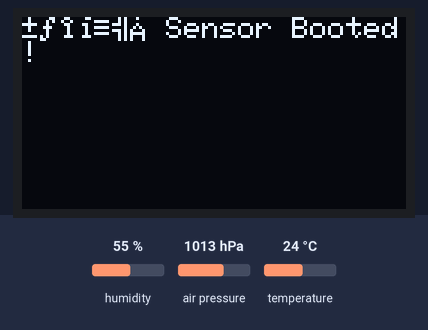
The sketch below on a simulated ESP32. On the bench: 128×64 one-colour display. Inputs (shaded band) come from the test bench; at power-on: humidity 55 %, air pressure 1013 hPa, temperature 24 °C. WiFi joins after 1.5 s; servers stay silent unless stated; uploads are accepted with an empty reply; the local clock reads 2024-03-15 10:24:30 at power-on unless the sketch sets it; what the sketch prints to the serial monitor is not drawn.

Above: at 2.6 s.
At 4.7 s:
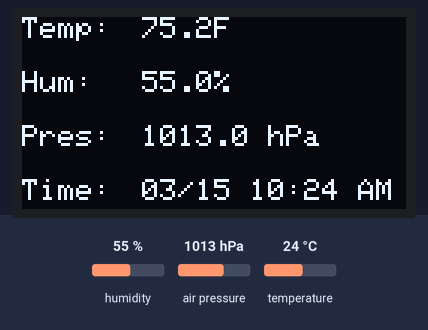

The sketch:

bme280_api_post.ino
```cpp
#include <Wire.h>
#include <WiFi.h>
#include <time.h>
#include <WiFiClientSecure.h>
#include <HTTPClient.h>
#include <Adafruit_Sensor.h>
#include <Adafruit_BME280.h>
#include <Adafruit_GFX.h>
#include <Adafruit_SSD1306.h>

// ---- Display & Sensor Config ----
#define SEALEVELPRESSURE_HPA (1013.25)
#define SCREEN_WIDTH 128
#define SCREEN_HEIGHT 64

Adafruit_BME280 bme;
Adafruit_SSD1306 display(SCREEN_WIDTH, SCREEN_HEIGHT, &Wire, -1);

// ---- Timing ----
unsigned long lastReadTime = 0;
const unsigned long interval = 15UL * 60UL * 1000UL;
uint8_t detectedAddress = 0;

// ---- Sensor Config ----
const int sensor_id = 0;  // Change this for each sensor unit

// ---- Wi-Fi & Time Config ----
const char* ssid = "****** ADD SSID HERE *****";
const char* password = "****** ADD PASSWORD HERE *****";
const char* ntpServer = "pool.ntp.org";
const char* tz = "CST6CDT,M3.2.0/2,M11.1.0/2";  // US Central Time with DST

// ---- Function to Get Local Time (for display) ----
String getLocalTimeString() {
  struct tm timeinfo;
  if (!getLocalTime(&timeinfo)) return "Time error";
  char buf[20];
  strftime(buf, sizeof(buf), "%m/%d %I:%M %p", &timeinfo);  // US-style
  return String(buf);
}

// ---- Function to Send Data to API ----
void sendToAPI(float temp, float hum, float pres) {
  if (WiFi.status() != WL_CONNECTED) {
    Serial.println("❌ Not connected to WiFi, skipping API post.");
    return;
  }

  // Get UTC time in seconds since epoch
  time_t now;
  time(&now);

  String mac = WiFi.macAddress();
  String payload = "{";

  payload += "\"sensor_id\":\"" + String(sensor_id) + "\",";
  payload += "\"temperature_f\":" + String(temp, 1) + ",";
  payload += "\"humidity\":" + String(hum, 1) + ",";
  payload += "\"read_time\":" + String((unsigned long)now);
  payload += "}";

  Serial.println("📤 Sending to API:");
  Serial.println(payload);

  WiFiClientSecure client;
  client.setInsecure();  // Use with caution (OK for testing)

  HTTPClient https;
  https.begin(client, "https://thetemperatureproject.com/api/v1/temperatures");
  https.addHeader("Content-Type", "application/json");

  int httpCode = https.POST(payload);

  if (httpCode > 0) {
    Serial.printf("✅ API Response: %d\n", httpCode);
    String response = https.getString();
    Serial.println(response);
  } else {
    Serial.printf("❌ POST failed, error: %s\n", https.errorToString(httpCode).c_str());
  }

  https.end();
}

// ---- I2C Scan to Find BME280 ----
void scanI2C() {
  Serial.println("🔍 Scanning I2C bus...");
  for (uint8_t address = 1; address < 127; address++) {
    Wire.beginTransmission(address);
    if (Wire.endTransmission() == 0) {
      Serial.print("✅ I2C device at 0x");
      if (address < 16) Serial.print("0");
      Serial.println(address, HEX);
      if (address == 0x76 || address == 0x77) {
        detectedAddress = address;
        Serial.println("🎯 Possible BME280 detected.");
      }
    }
  }
  if (detectedAddress == 0) {
    Serial.println("❌ No BME280 found. Halting.");
    while (1);
  }
}

// ---- Setup ----
void setup() {
  Serial.begin(115200);
  delay(1000);
  Serial.println("📡 BME280 + OLED + Time + API");

  // ---- Wi-Fi ----
  WiFi.begin(ssid, password);
  Serial.print("Connecting to Wi-Fi");
  while (WiFi.status() != WL_CONNECTED) {
    delay(500);
    Serial.print(".");
  }
  Serial.println("\n✅ Wi-Fi connected");

  // ---- NTP Time ----
  configTzTime(tz, ntpServer);
  Serial.println("🕒 NTP time sync configured");

  // ---- Sensor and Display ----
  Wire.begin();
  Wire.setClock(100000);
  scanI2C();

  if (!bme.begin(detectedAddress)) {
    Serial.println("❌ BME280 init failed!");
    while (1);
  }

  if (!display.begin(SSD1306_SWITCHCAPVCC, 0x3D)) {
    Serial.println("❌ SSD1306 OLED not found!");
    while (1);
  }

  display.clearDisplay();
  display.setTextSize(1);
  display.setTextColor(SSD1306_WHITE);
  display.setCursor(0, 0);
  display.println("🌡️ Sensor Booted!");
  display.display();
  delay(2000);
}

// ---- Main Loop ----
void loop() {
  unsigned long now = millis();
  if (now - lastReadTime >= interval || lastReadTime == 0) {
    lastReadTime = now;

    float tempC = bme.readTemperature();
    float tempF = (tempC * 1.8) + 32;
    float humidity = bme.readHumidity();
    float pressure = bme.readPressure() / 100.0F;

    // Serial output
    Serial.println("🌡️ Environmental Readings:");
    Serial.printf("Temperature: %.2f °C / %.2f °F\n", tempC, tempF);
    Serial.printf("Humidity:    %.2f %%\n", humidity);
    Serial.printf("Pressure:    %.2f hPa\n", pressure);
    Serial.printf("Timestamp:   %s\n", getLocalTimeString().c_str());
    Serial.println("---------------------------");

    // OLED output
    display.clearDisplay();
    display.setTextSize(1);
    display.setCursor(0, 0);
    display.print("Temp:");
    display.setTextSize(1);
    display.setCursor(40, 0);
    display.printf("%.1fF", tempF);

    display.setTextSize(1);
    display.setCursor(0, 18);
    display.print("Hum:");
    display.setCursor(40, 18);
    display.printf("%.1f%%", humidity);

    display.setCursor(0, 36);
    display.print("Pres:");
    display.setCursor(40, 36);
    display.printf("%.1f hPa", pressure);

    display.setCursor(0, 54);
    display.print("Time:");
    display.setCursor(40, 54);
    display.print(getLocalTimeString());

    display.display();

    // Send to cloud API
    sendToAPI(tempF, humidity, pressure);
  }

  delay(1000);
}
```

Measured:
- what the display in image 0 shows lasts 2.0 s, from 2.6 s to 4.6 s
